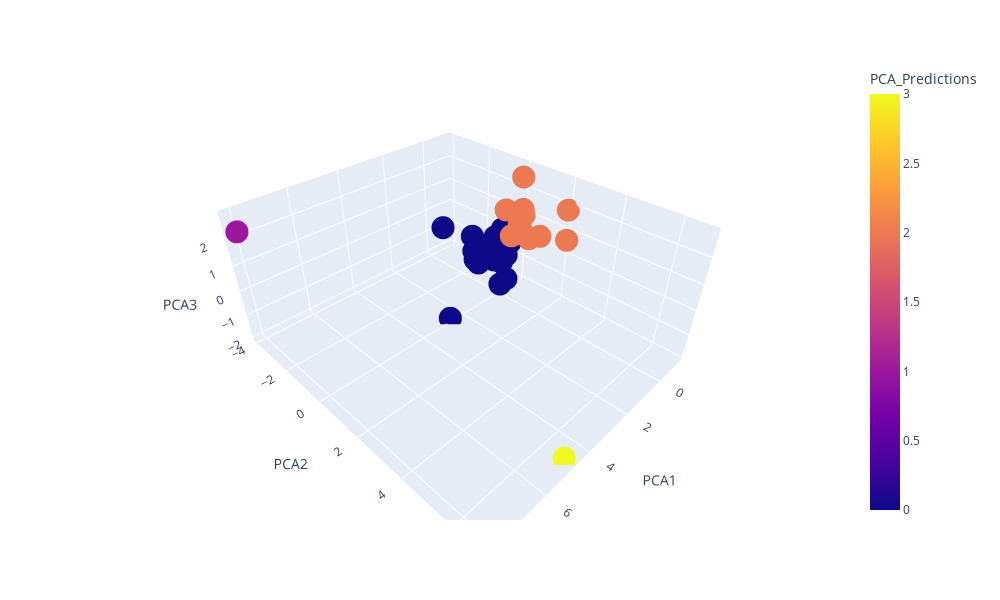

Notebook source saved alongside this figure:
### Code cell
# Create a scatter plot using hvPlot by setting
# `x="PC1"` and `y="PC2"`.
# Color the graph points with the labels found using K-Means and
# add the crypto name in the `hover_cols` parameter to identify
# the cryptocurrency represented by each data point.
# Plot the clusters
# when we have 3 components its better to have a 3d plot instead of a 2d.

import plotly.express as px
# Create a 3D scatter plot using plotly
market_pca_prediction_3d = market_pca_prediction.reset_index()
fig = px.scatter_3d(
    market_pca_prediction_3d, 
    x='PCA1', 
    y='PCA2', 
    z='PCA3', 
    color='PCA_Predictions',
    hover_data=['Crypto_names'])

fig.update_layout( width=1000, height=600)  # Adjust the height as needed
fig.show()

### Figure 1 — Plotly figure (JSON) as saved in the notebook; plotly's stock layout.template omitted (floating-point values rounded to 4 significant figures)
{"data": [{"customdata": [["bitcoin"], ["ethereum"], ["tether"], ["ripple"], ["bitcoin-cash"], ["binancecoin"], ["chainlink"], ["cardano"], ["litecoin"], ["bitcoin-cash-sv"], ["crypto-com-chain"], ["usd-coin"], ["eos"], ["monero"], ["tron"], ["tezos"], ["okb"], ["stellar"], ["cosmos"], ["cdai"], ["neo"], ["wrapped-bitcoin"], ["leo-token"], ["huobi-token"], ["nem"], ["binance-usd"], ["iota"], ["vechain"], ["zcash"], ["theta-token"], ["dash"], ["ethereum-classic"], ["ethlend"], ["maker"], ["havven"], ["omisego"], ["celsius-degree-token"], ["ontology"], ["ftx-token"], ["true-usd"], ["digibyte"]], "hovertemplate": "PCA1=%{x}<br>PCA2=%{y}<br>PCA3=%{z}<br>Crypto_names=%{customdata[0]}<br>PCA_Predictions=%{marker.color}<extra></extra>", "legendgroup": "", "marker": {"color": [2, 2, 0, 0, 2, 2, 2, 2, 2, 0, 0, 0, 0, 2, 0, 2, 0, 0, 2, 0, 0, 2, 0, 0, 0, 0, 0, 0, 2, 0, 0, 0, 1, 2, 0, 0, 3, 0, 0, 0, 0], "coloraxis": "coloraxis", "symbol": "circle"}, "mode": "markers", "name": "", "scene": "scene", "showlegend": false, "type": "scatter3d", "x": [-0.6007, -0.4583, -0.4331, -0.4718, -1.158, -0.5165, -0.4507, -0.3456, -0.6495, -0.759, -0.2482, -0.4384, -0.6934, 0.0605, -0.3934, -0.7962, 0.06407, -0.489, -0.3063, -0.5135, -0.3621, -0.6043, -0.4133, -0.4075, 0.609, -0.4502, -0.7647, -0.5563, -0.4251, 2.677, -0.6139, -0.5799, 8.089, -0.389, 0.8658, 0.1117, 4.792, -0.6324, -0.5931, -0.4581, -0.2979], "y": [0.8428, 0.4585, -0.1681, -0.2227, 2.041, 1.388, 0.5177, 0.7294, 0.4322, -0.2012, -1.376, -0.1753, -0.4738, 2.909, -0.1082, -0.4944, -1.27, -0.7327, 0.7034, -0.1428, -0.9869, 0.8274, -0.6741, -0.2125, 0.5635, -0.151, -0.5179, -1.938, 0.493, -0.01395, -0.4793, -0.3563, -3.897, 0.165, -2.262, 0.4283, 6.768, -2.108, 0.02148, -0.1357, -0.1911], "z": [0.4616, 0.9529, -0.6418, -0.4791, 1.86, 0.8041, 2.846, 1.478, 0.6003, -0.2177, -1.462, -0.6634, -0.5276, 1.499, -0.01276, 1.083, -1.099, -0.06254, 1.714, -0.6566, -0.7288, 0.4393, -1.077, -0.3514, -1.149, -0.6474, 0.205, -1.262, 1.058, -1.965, 0.3396, -0.1149, 2.301, 0.3794, 0.2756, -1.205, -1.987, -0.6522, 0.2099, -0.6353, -0.9096]}], "layout": {"coloraxis": {"colorbar": {"title": {"text": "PCA_Predictions"}}, "colorscale": [[0, "#0d0887"], [0.1111, "#46039f"], [0.2222, "#7201a8"], [0.3333, "#9c179e"], [0.4444, "#bd3786"], [0.5556, "#d8576b"], [0.6667, "#ed7953"], [0.7778, "#fb9f3a"], [0.8889, "#fdca26"], [1, "#f0f921"]]}, "height": 600, "legend": {"tracegroupgap": 0}, "margin": {"t": 60}, "scene": {"aspectmode": "auto", "aspectratio": {"x": 1.184, "y": 1.365, "z": 0.6187}, "domain": {"x": [0, 1], "y": [0, 1]}, "xaxis": {"title": {"text": "PCA1"}, "type": "linear"}, "yaxis": {"title": {"text": "PCA2"}, "type": "linear"}, "zaxis": {"title": {"text": "PCA3"}, "type": "linear"}}, "width": 1000}}
